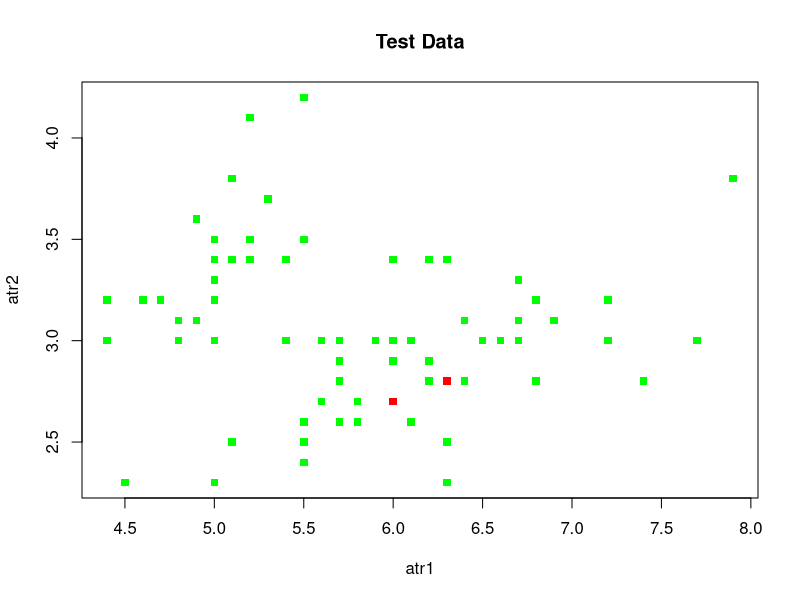

Here is the R script that generated this plot:
# Fisher’s famous iris data set measures sepal width, petal width, sepal length, and petal length for three different
# types of iris: Virginica, Versicolor, and Setosa. This problem requires you to build a Gaussian classifier for the data.

BayesModel <- function(input,ifTest=FALSE){
  if(ifTest == FALSE){
    V <<- input[input[,5] == "versicolor",1:4]
    mv_v <<- as.matrix(colMeans(V));
    sv_v <<- as.matrix(cov(V))
    
    S <<- input[input[,5] == "setosa",1:4]
    mv_s <<- as.matrix(colMeans(S));
    sv_s <<- as.matrix(cov(S))
    
    R <<- input[input[,5] == "virginica",1:4]
    mv_r <<- as.matrix(colMeans(R));
    sv_r <<- as.matrix(cov(R))
    
    denom_s <<- (((2*pi)^2)*sqrt(det(sv_s)))^-1
    denom_v <<- (((2*pi)^2)*sqrt(det(sv_v)))^-1
    denom_r <<- (((2*pi)^2)*sqrt(det(sv_r)))^-1
    
    inv_s <<- solve(sv_s) #inverse of Cov of setosa
    inv_v <<- solve(sv_v) #inverse of Cov of versicolor
    inv_r <<- solve(sv_r) #inverse of Cov of virginica
    categoricalLabels <<- input$Species
    input$Species <- NULL
  }else{
    input$predicted = NA
    for(i in 1:length(input$Sepal.Length)){
      ##for setosa
      tr_s = as.matrix(input[i,1:4]-t(mv_s))
      temp_s = tr_s%*%inv_s%*%t(tr_s)
      p_cs = denom_s*exp(-0.5*temp_s) ##P(X|class=setosa)
      p_cs
      ##for versicolor
      tr_v = as.matrix(input[i,1:4]-t(mv_v))
      temp_v = tr_v%*%inv_v%*%t(tr_v)
      p_cv = denom_v*exp(-0.5*temp_v) ##P(X|class=versicolor)
      p_cv
      ##for virginica
      tr_r = as.matrix(input[i,1:4]-t(mv_r))
      temp_r = tr_r%*%inv_r%*%t(tr_r)
      p_cr = denom_r*exp(-0.5*temp_r) ##P(X|class=virginica)
      p_cr
      if(p_cs > p_cv && p_cs > p_cr)
        input[i,5] = "setosa"
      else if(p_cv > p_cs && p_cv > p_cr)
        input[i,5] = "versicolor"
      else if(p_cr > p_cs && p_cr > p_cv)
        input[i,5] = "virginica"
    }
  }
  return(input)
}
plotError <- function(plotData){
  plotData$errorRate <- 0
  plotData$errorRate[plotData$actual_labels !=plotData$predicted] <- 1
  plot(plotData$Sepal.Length, plotData$Sepal.Width,xlab="atr1",ylab="atr2", col =
         ifelse(plotData$errorRate == 1,'red','green'), pch = 15, main="Test Data" )
}
trainTestSplit <- function(ip){
  train_data <-c(25,5)
  test_data <-c(25,5)
  S <<- ip[ip[,5] == "setosa",1:5]
  train_data <- S[1:25,]
  test_data <- S[26:50,]
  V <<- ip[ip[,5] == "versicolor",1:5]
  train_data <- rbind(train_data,V[1:25,])
  test_data <- rbind(test_data,V[26:50,])
  R <<- ip[ip[,5] == "virginica",1:5]
  train_data <<- rbind(train_data,R[1:25,])
  test_data <<- rbind(test_data,R[26:50,])
}
data(iris)
trainTestSplit(iris)
testing_labels <- as.matrix(test_data[,5])
test_data$Species <- NULL
BayesModel(train_data)
result <- BayesModel(test_data,ifTest = TRUE)
result$actual_labels <- testing_labels
plotError(result)